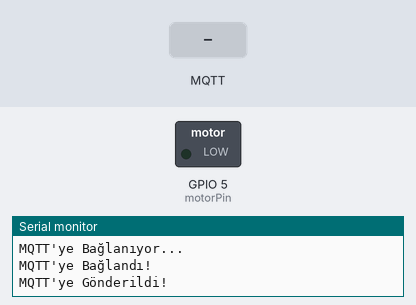
Recording of a sketch running on a simulated ESP8266 (NodeMCU). Parts: switched loads named in the sketch (green lamp = pin HIGH), the last lines printed to the serial monitor. The inputs (shaded band) are chosen by the test bench. WiFi joins after 1.5 s; servers stay silent unless stated; no MQTT or app messages arrive unless stated.

Above: at 2.7 s.
2.8 s: MQTT message "MOTOR_ON" arrives on the first subscribed topic
At 4.0 s:
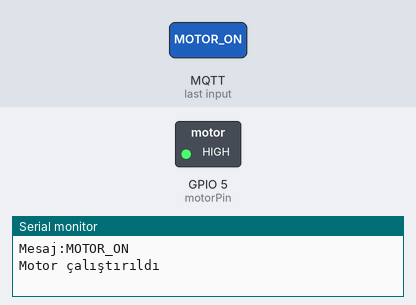
4.3 s: MQTT message "MOTOR_OFF" arrives on the first subscribed topic
At 5.2 s:
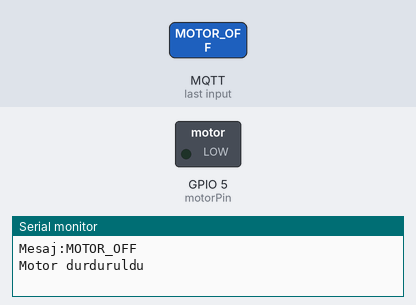
Timing chart, 0 to 7.3 s (numbered marks = the images above; inputs shaded):
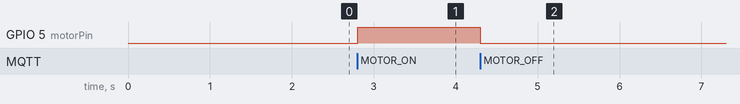

Measured:
- after the input at 2.8 s, GPIO 5 (motorPin): LOW → HIGH at once
- after the input at 4.3 s, GPIO 5 (motorPin): HIGH → LOW at once

The sketch:

sketch_sep24a.ino
```cpp
#include <ESP8266WiFi.h>
#include <PubSubClient.h>

// Wi-Fi bağlantı bilgileri
const char* ssid = "Redmi Note 9";
const char* password = "canatan25";

// MQTT sunucu bilgileri
const char* mqttServer = "mqtt.prodiot.com";
const int mqttPort = 1883;
const char* mqttUser = "Crea";
const char* mqttPassword = "Crea!12";

// Motor için pin tanımlaması
int motorPin = 5;  // DC motoru kontrol eden pin

int motorSpeed = 0;  // Motor hızı başlangıçta 0

WiFiClient espClient;
PubSubClient client(espClient);

void setup() {
  // Seri haberleşmeyi başlat
  Serial.begin(115200);

  // DC motor pinini başlat
  pinMode(motorPin, OUTPUT);
  analogWrite(motorPin, motorSpeed);  // Motor hızını başlangıçta sıfırla

  // Wi-Fi'ye bağlan
  WiFi.begin(ssid, password);
  while (WiFi.status() != WL_CONNECTED) {
    delay(500);
    Serial.println("Wi-Fi'ye Bağlanıyor...");
  }
  Serial.println("Wi-Fi'ye Bağlandı!");

  // MQTT sunucusuna bağlan
  client.setServer(mqttServer, mqttPort);
  client.setCallback(callback);
  while (!client.connected()) {
    Serial.println("MQTT'ye Bağlanıyor...");
    if (client.connect("ESP8266Client", mqttUser, mqttPassword)) {
      Serial.println("MQTT'ye Bağlandı!");
    } else {
      Serial.print("Bağlanamadı, Hata Kodu: ");
      Serial.print(client.state());
      delay(2000);
    }
  }

  // Komutları almak için bir konuya abone ol
  client.subscribe("pi/770fe854-9e21-42b7-8d42-f5e0651d98fc/CR03-DEVICE1");

  // Test mesajı gönder
  client.publish("pi/770fe854-9e21-42b7-8d42-f5e0651d98fc/CR03-DEVICE1", "Motor Kontrolü Başladı");
  Serial.println("MQTT'ye Gönderildi!");
}

void callback(char* topic, byte* payload, unsigned int length) {
  String message;
  Serial.print("Mesaj geldi, konu: ");
  Serial.println(topic);
  Serial.print("Mesaj:");

  for (int i = 0; i < length; i++) {
    Serial.print((char)payload[i]);
    message += (char)payload[i];
  }
  Serial.println();

  // Gelen mesajı işleme
  handleCommand(message);
}

void handleCommand(String command) {
  if (command == "MOTOR_ON") {
    motorSpeed = 255;  // Motoru maksimum hızda çalıştır
    analogWrite(motorPin, motorSpeed);
    Serial.println("Motor çalıştırıldı");
  } else if (command == "MOTOR_OFF") {
    motorSpeed = 0;  // Motoru durdur
    analogWrite(motorPin, motorSpeed);
    Serial.println("Motor durduruldu");
  } else {
    Serial.println("Bilinmeyen komut");
  }
}

void loop() {
  client.loop();  // MQTT bağlantısını canlı tut
}
```
